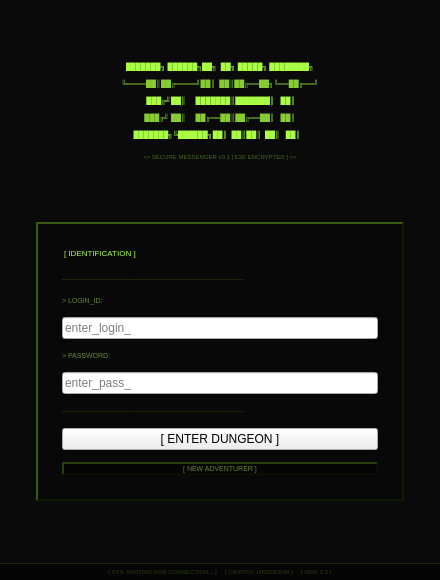
<?xml version="1.0" encoding="UTF-8"?>
<ui version="4.0">
 <class>MainWindow</class>
 <widget class="QMainWindow" name="MainWindow">
  <property name="geometry">
   <rect><x>0</x><y>0</y><width>440</width><height>580</height></rect>
  </property>
  <property name="minimumSize">
   <size><width>440</width><height>580</height></size>
  </property>
  <property name="maximumSize">
   <size><width>440</width><height>580</height></size>
  </property>
  <property name="windowTitle">
   <string>[ SECURE CHAT v0.1 ]</string>
  </property>

  <widget class="QWidget" name="centralwidget">
   <property name="styleSheet">
    <string notr="true">QWidget#centralwidget { background-color: #0a0a0a; }</string>
   </property>

   <layout class="QVBoxLayout" name="vl_main">
    <property name="spacing"><number>0</number></property>
    <property name="leftMargin"><number>0</number></property>
    <property name="topMargin"><number>0</number></property>
    <property name="rightMargin"><number>0</number></property>
    <property name="bottomMargin"><number>0</number></property>

    <item>
     <widget class="QStackedWidget" name="stackedWidget">
      <property name="currentIndex"><number>0</number></property>

      <!-- ======== PAGE LOGIN ======== -->
      <widget class="QWidget" name="pageLogin">
       <property name="styleSheet">
        <string notr="true">QWidget#pageLogin { background-color: #0a0a0a; }</string>
       </property>

       <layout class="QVBoxLayout" name="vl_login_outer">
        <property name="spacing"><number>0</number></property>
        <property name="leftMargin"><number>0</number></property>
        <property name="topMargin"><number>0</number></property>
        <property name="rightMargin"><number>0</number></property>
        <property name="bottomMargin"><number>0</number></property>

        <!-- Сканлайн-шапка -->
        <item>
         <widget class="QWidget" name="scanlineHeader">
          <property name="minimumHeight"><number>6</number></property>
          <property name="maximumHeight"><number>6</number></property>
          <property name="styleSheet">
           <string notr="true">QWidget {
    background: qlineargradient(
        x1:0,y1:0,x2:1,y2:0,
        stop:0.00 #aaff44,
        stop:0.15 #88cc33,
        stop:0.30 #aaff44,
        stop:0.45 #66aa22,
        stop:0.60 #aaff44,
        stop:0.75 #88cc33,
        stop:1.00 #aaff44);
}</string>
          </property>
         </widget>
        </item>

        <item>
         <spacer name="sp_top">
          <property name="orientation"><enum>Qt::Vertical</enum></property>
          <property name="sizeHint" stdset="0"><size><width>20</width><height>30</height></size></property>
         </spacer>
        </item>

        <!-- ASCII-арт заголовок -->
        <item>
         <layout class="QHBoxLayout" name="hl_ascii">
          <item>
           <spacer><property name="orientation"><enum>Qt::Horizontal</enum></property></spacer>
          </item>
          <item>
           <layout class="QVBoxLayout" name="vl_ascii">
            <property name="spacing"><number>8</number></property>
            <item>
             <widget class="QLabel" name="label_ascii1">
              <property name="text">
               <string>███████╗ ██████╗██╗  ██╗ █████╗ ████████╗</string>
              </property>
              <property name="alignment"><set>Qt::AlignHCenter|Qt::AlignVCenter</set></property>
              <property name="styleSheet">
               <string notr="true">QLabel {
    color: #aaff44;
    font-family: 'Courier New';
    font-size: 7px;
    font-weight: bold;
    letter-spacing: 0px;
    background: transparent;
}</string>
              </property>
             </widget>
            </item>
            <item>
             <widget class="QLabel" name="label_ascii2">
              <property name="text">
               <string>╚════██║██╔════╝██║  ██║██╔══██╗╚══██╔══╝</string>
              </property>
              <property name="alignment"><set>Qt::AlignHCenter|Qt::AlignVCenter</set></property>
              <property name="styleSheet">
               <string notr="true">QLabel {
    color: #88cc33;
    font-family: 'Courier New';
    font-size: 7px;
    font-weight: bold;
    background: transparent;
}</string>
              </property>
             </widget>
            </item>
            <item>
             <widget class="QLabel" name="label_ascii3">
              <property name="text">
               <string>    ███╔╝██║     ███████║███████║   ██║   </string>
              </property>
              <property name="alignment"><set>Qt::AlignHCenter|Qt::AlignVCenter</set></property>
              <property name="styleSheet">
               <string notr="true">QLabel {
    color: #aaff44;
    font-family: 'Courier New';
    font-size: 7px;
    font-weight: bold;
    background: transparent;
}</string>
              </property>
             </widget>
            </item>
            <item>
             <widget class="QLabel" name="label_ascii4">
              <property name="text">
               <string>   ███╔╝ ██║     ██╔══██║██╔══██║   ██║   </string>
              </property>
              <property name="alignment"><set>Qt::AlignHCenter|Qt::AlignVCenter</set></property>
              <property name="styleSheet">
               <string notr="true">QLabel {
    color: #88cc33;
    font-family: 'Courier New';
    font-size: 7px;
    font-weight: bold;
    background: transparent;
}</string>
              </property>
             </widget>
            </item>
            <item>
             <widget class="QLabel" name="label_ascii5">
              <property name="text">
               <string>███████╗╚██████╗██║  ██║██║  ██║   ██║   </string>
              </property>
              <property name="alignment"><set>Qt::AlignHCenter|Qt::AlignVCenter</set></property>
              <property name="styleSheet">
               <string notr="true">QLabel {
    color: #aaff44;
    font-family: 'Courier New';
    font-size: 7px;
    font-weight: bold;
    background: transparent;
}</string>
              </property>
             </widget>
            </item>
            <item>
             <widget class="QLabel" name="label_subtitle_login">
              <property name="text">
               <string>&gt;&gt; SECURE MESSENGER v0.1 [ E2E ENCRYPTED ] &lt;&lt;</string>
              </property>
              <property name="alignment"><set>Qt::AlignHCenter|Qt::AlignVCenter</set></property>
              <property name="styleSheet">
               <string notr="true">QLabel {
    color: #446622;
    font-family: 'Press Start 2P';
    font-size: 6px;
    background: transparent;
    padding-top: 6px;
}</string>
              </property>
             </widget>
            </item>
           </layout>
          </item>
          <item>
           <spacer><property name="orientation"><enum>Qt::Horizontal</enum></property></spacer>
          </item>
         </layout>
        </item>

        <item>
         <spacer name="sp_mid">
          <property name="orientation"><enum>Qt::Vertical</enum></property>
          <property name="sizeHint" stdset="0"><size><width>20</width><height>20</height></size></property>
         </spacer>
        </item>

        <!-- Карточка логина -->
        <item>
         <layout class="QHBoxLayout" name="hl_card_l">
          <property name="leftMargin"><number>36</number></property>
          <property name="rightMargin"><number>36</number></property>
          <item>
           <widget class="QFrame" name="loginCard">
            <property name="frameShape"><enum>QFrame::StyledPanel</enum></property>
            <property name="styleSheet">
             <string notr="true">QFrame#loginCard {
    background-color: #080808;
    border: 2px solid #2a3a10;
    border-right-color:  #0f1a04;
    border-bottom-color: #0f1a04;
    border-left-color:   #3a5a18;
    border-top-color:    #3a5a18;
}</string>
            </property>
            <layout class="QVBoxLayout" name="vl_card_l">
             <property name="spacing"><number>12</number></property>
             <property name="leftMargin"><number>24</number></property>
             <property name="topMargin"><number>24</number></property>
             <property name="rightMargin"><number>24</number></property>
             <property name="bottomMargin"><number>24</number></property>

             <!-- Заголовок карточки -->
             <item>
              <widget class="QLabel" name="label_card_title">
               <property name="text"><string>[ IDENTIFICATION ]</string></property>
               <property name="styleSheet">
                <string notr="true">QLabel {
    color: #aaff44;
    font-size: 8px;
    background: transparent;
    padding-bottom: 4px;
}</string>
               </property>
              </widget>
             </item>

             <!-- Разделитель -->
             <item>
              <widget class="QLabel" name="sep1">
               <property name="text"><string>────────────────────────────────</string></property>
               <property name="styleSheet">
                <string notr="true">QLabel {
    color: #2a3a10;
    font-family: 'Courier New';
    font-size: 8px;
    background: transparent;
}</string>
               </property>
              </widget>
             </item>

             <!-- Логин метка -->
             <item>
              <widget class="QLabel" name="lbl_login">
               <property name="text"><string>&gt; LOGIN_ID:</string></property>
               <property name="styleSheet">
                <string notr="true">QLabel { color: #668833; font-size: 7px; background: transparent; }</string>
               </property>
              </widget>
             </item>
             <item>
              <widget class="QLineEdit" name="login_line">
               <property name="placeholderText"><string>enter_login_</string></property>
               <property name="minimumHeight"><number>38</number></property>
              </widget>
             </item>

             <!-- Пароль метка -->
             <item>
              <widget class="QLabel" name="lbl_pass">
               <property name="text"><string>&gt; PASSWORD:</string></property>
               <property name="styleSheet">
                <string notr="true">QLabel { color: #668833; font-size: 7px; background: transparent; }</string>
               </property>
              </widget>
             </item>
             <item>
              <widget class="QLineEdit" name="pass_line">
               <property name="placeholderText"><string>enter_pass_</string></property>
               <property name="echoMode"><enum>QLineEdit::Password</enum></property>
               <property name="minimumHeight"><number>38</number></property>
              </widget>
             </item>

             <!-- Разделитель -->
             <item>
              <widget class="QLabel" name="sep2">
               <property name="text"><string>────────────────────────────────</string></property>
               <property name="styleSheet">
                <string notr="true">QLabel {
    color: #2a3a10;
    font-family: 'Courier New';
    font-size: 8px;
    background: transparent;
}</string>
               </property>
              </widget>
             </item>

             <!-- Кнопка войти -->
             <item>
              <widget class="QPushButton" name="pushButton">
               <property name="text"><string>[ ENTER DUNGEON ]</string></property>
               <property name="minimumHeight"><number>42</number></property>
               <property name="cursor"><cursorShape>PointingHandCursor</cursorShape></property>
              </widget>
             </item>

             <!-- Кнопка регистрация -->
             <item>
              <widget class="QPushButton" name="pushButton_2">
               <property name="text"><string>[ NEW ADVENTURER ]</string></property>
               <property name="minimumHeight"><number>38</number></property>
               <property name="cursor"><cursorShape>PointingHandCursor</cursorShape></property>
               <property name="styleSheet">
                <string notr="true">QPushButton {
    background-color: #050505;
    color: #668833;
    border: 2px solid #1e2a08;
    border-right-color:  #0a0f04;
    border-bottom-color: #0a0f04;
    border-left-color:   #2a4010;
    border-top-color:    #2a4010;
    font-family: 'Press Start 2P';
    font-size: 7px;
}
QPushButton:hover {
    color: #aaff44;
    border-color: #5a8a20;
    border-right-color:  #1a3a08;
    border-bottom-color: #1a3a08;
    border-left-color:   #7aaa30;
    border-top-color:    #7aaa30;
}</string>
               </property>
              </widget>
             </item>

            </layout>
           </widget>
          </item>
         </layout>
        </item>

        <item>
         <spacer name="sp_bot">
          <property name="orientation"><enum>Qt::Vertical</enum></property>
          <property name="sizeHint" stdset="0"><size><width>20</width><height>30</height></size></property>
         </spacer>
        </item>

        <!-- Нижняя строка статуса -->
        <item>
         <widget class="QLabel" name="label_statusbar">
          <property name="text"><string>[ SYS: WAITING FOR CONNECTION... ]     [ CRYPTO: LIBSODIUM ]     [ VER: 0.1 ]</string></property>
          <property name="alignment"><set>Qt::AlignHCenter|Qt::AlignVCenter</set></property>
          <property name="styleSheet">
           <string notr="true">QLabel {
    color: #2a3a10;
    font-size: 6px;
    background: #050505;
    padding: 4px 0;
    border-top: 1px solid #1a2a08;
}</string>
          </property>
         </widget>
        </item>

       </layout>
      </widget>

      <!-- ======== PAGE REG ======== -->
      <widget class="QWidget" name="pageReg">
       <property name="styleSheet">
        <string notr="true">QWidget#pageReg { background-color: #0a0a0a; }</string>
       </property>

       <layout class="QVBoxLayout" name="vl_reg_outer">
        <property name="spacing"><number>0</number></property>
        <property name="leftMargin"><number>0</number></property>
        <property name="topMargin"><number>0</number></property>
        <property name="rightMargin"><number>0</number></property>
        <property name="bottomMargin"><number>0</number></property>

        <item>
         <widget class="QWidget" name="scanlineHeader2">
          <property name="minimumHeight"><number>6</number></property>
          <property name="maximumHeight"><number>6</number></property>
          <property name="styleSheet">
           <string notr="true">QWidget {
    background: qlineargradient(
        x1:0,y1:0,x2:1,y2:0,
        stop:0.0  #aaff44,
        stop:0.5  #66aa22,
        stop:1.0  #aaff44);
}</string>
          </property>
         </widget>
        </item>

        <item>
         <spacer>
          <property name="orientation"><enum>Qt::Vertical</enum></property>
          <property name="sizeHint" stdset="0"><size><width>20</width><height>20</height></size></property>
         </spacer>
        </item>

        <!-- Заголовок -->
        <item>
         <widget class="QLabel" name="label_reg_header">
          <property name="text"><string>[ CREATE NEW CHARACTER ]</string></property>
          <property name="alignment"><set>Qt::AlignHCenter|Qt::AlignVCenter</set></property>
          <property name="styleSheet">
           <string notr="true">QLabel {
    color: #aaff44;
    font-size: 9px;
    background: transparent;
    padding-bottom: 8px;
}</string>
          </property>
         </widget>
        </item>

        <item>
         <spacer>
          <property name="orientation"><enum>Qt::Vertical</enum></property>
          <property name="sizeHint" stdset="0"><size><width>20</width><height>10</height></size></property>
         </spacer>
        </item>

        <!-- Карточка регистрации -->
        <item>
         <layout class="QHBoxLayout" name="hl_card_r">
          <property name="leftMargin"><number>36</number></property>
          <property name="rightMargin"><number>36</number></property>
          <item>
           <widget class="QFrame" name="regCard">
            <property name="frameShape"><enum>QFrame::StyledPanel</enum></property>
            <property name="styleSheet">
             <string notr="true">QFrame#regCard {
    background-color: #080808;
    border: 2px solid #2a3a10;
    border-right-color:  #0f1a04;
    border-bottom-color: #0f1a04;
    border-left-color:   #3a5a18;
    border-top-color:    #3a5a18;
}</string>
            </property>
            <layout class="QVBoxLayout" name="vl_card_r">
             <property name="spacing"><number>12</number></property>
             <property name="leftMargin"><number>24</number></property>
             <property name="topMargin"><number>24</number></property>
             <property name="rightMargin"><number>24</number></property>
             <property name="bottomMargin"><number>24</number></property>

             <item>
              <widget class="QLabel" name="lbl_rl">
               <property name="text"><string>&gt; HERO_NAME:</string></property>
               <property name="styleSheet">
                <string notr="true">QLabel { color: #668833; font-size: 7px; background: transparent; }</string>
               </property>
              </widget>
             </item>
             <item>
              <widget class="QLineEdit" name="line_reg_login">
               <property name="placeholderText"><string>choose_name_  (min 4)</string></property>
               <property name="minimumHeight"><number>38</number></property>
              </widget>
             </item>

             <item>
              <widget class="QLabel" name="lbl_rp">
               <property name="text"><string>&gt; SECRET_CODE:</string></property>
               <property name="styleSheet">
                <string notr="true">QLabel { color: #668833; font-size: 7px; background: transparent; }</string>
               </property>
              </widget>
             </item>
             <item>
              <widget class="QLineEdit" name="line_reg_pass">
               <property name="placeholderText"><string>choose_pass_  (min 8)</string></property>
               <property name="echoMode"><enum>QLineEdit::Password</enum></property>
               <property name="minimumHeight"><number>38</number></property>
              </widget>
             </item>

             <item>
              <widget class="QLabel" name="lbl_rrp">
               <property name="text"><string>&gt; CONFIRM_CODE:</string></property>
               <property name="styleSheet">
                <string notr="true">QLabel { color: #668833; font-size: 7px; background: transparent; }</string>
               </property>
              </widget>
             </item>
             <item>
              <widget class="QLineEdit" name="line_reg_repass">
               <property name="placeholderText"><string>repeat_pass_</string></property>
               <property name="echoMode"><enum>QLineEdit::Password</enum></property>
               <property name="minimumHeight"><number>38</number></property>
              </widget>
             </item>

             <item>
              <widget class="QLabel" name="sep_reg">
               <property name="text"><string>────────────────────────────────</string></property>
               <property name="styleSheet">
                <string notr="true">QLabel {
    color: #2a3a10;
    font-family: 'Courier New';
    font-size: 8px;
    background: transparent;
}</string>
               </property>
              </widget>
             </item>

             <item>
              <widget class="QPushButton" name="button_reg">
               <property name="text"><string>[ FORGE CHARACTER ]</string></property>
               <property name="minimumHeight"><number>42</number></property>
               <property name="cursor"><cursorShape>PointingHandCursor</cursorShape></property>
              </widget>
             </item>

             <item>
              <widget class="QPushButton" name="button_back_to_login">
               <property name="text"><string>&lt; BACK TO INN</string></property>
               <property name="minimumHeight"><number>36</number></property>
               <property name="cursor"><cursorShape>PointingHandCursor</cursorShape></property>
               <property name="styleSheet">
                <string notr="true">QPushButton {
    background-color: transparent;
    color: #446622;
    border: none;
    font-family: 'Press Start 2P';
    font-size: 7px;
}
QPushButton:hover {
    color: #aaff44;
}</string>
               </property>
              </widget>
             </item>

            </layout>
           </widget>
          </item>
         </layout>
        </item>

        <item>
         <spacer>
          <property name="orientation"><enum>Qt::Vertical</enum></property>
          <property name="sizeHint" stdset="0"><size><width>20</width><height>20</height></size></property>
         </spacer>
        </item>

        <item>
         <widget class="QLabel" name="label_statusbar2">
          <property name="text"><string>[ SYS: WAITING FOR CONNECTION... ]     [ CRYPTO: LIBSODIUM ]     [ VER: 0.1 ]</string></property>
          <property name="alignment"><set>Qt::AlignHCenter|Qt::AlignVCenter</set></property>
          <property name="styleSheet">
           <string notr="true">QLabel {
    color: #2a3a10;
    font-size: 6px;
    background: #050505;
    padding: 4px 0;
    border-top: 1px solid #1a2a08;
}</string>
          </property>
         </widget>
        </item>

       </layout>
      </widget>

     </widget>
    </item>
   </layout>
  </widget>
 </widget>
 <resources/>
 <connections/>
</ui>
